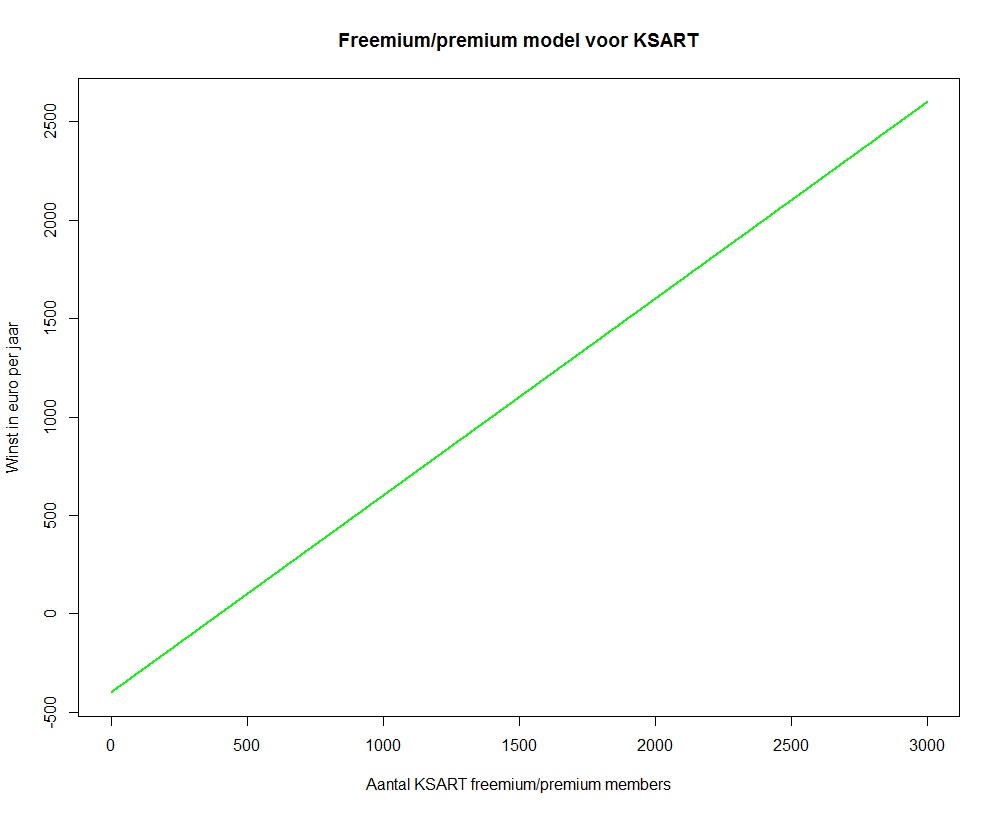

Source code (R):
#Freemium patroon formule uit Business model generatie bladzijde 103

#Aantal gebruikers in gebruikersbestand
gebruikers = 1:3000
#Percentage van premium gebruikers in gebruikersbestand
premium_gebruikers = 0.2
#Percentage van freemium gebruikers in gebruikersbestand
freemium_gebruikers = 0.8
#Toetreden tot het gebruikersbestand ratio
groei_ratio = 1.01
#Uitstappen uit het gebruikersbestand ratio
churn_ratio = 0.99

#Financiele aspect dienst, unit uitgedrukt in "bedrag in euro per jaar"
prijs_premium = 30
kosten_freemium = 5
kosten_premium = 5
vaste_kosten = 100
aquisitie_kosten = 300

#Inkomsten van de dienst
inkomsten = (gebruikers * premium_gebruikers * prijs_premium) * groei_ratio * churn_ratio

#Kosten van de dienst
kosten = (gebruikers * freemium_gebruikers * kosten_freemium) + (gebruikers * premium_gebruikers * kosten_premium)

#Operationele winst aan de dienst
winst = inkomsten - kosten - vaste_kosten - aquisitie_kosten

#Plot de winst per gebruikers aantal
plot(winst,
     main="Freemium/premium model voor KSART",
     xlab="Aantal KSART freemium/premium members",
     ylab="Winst in euro per jaar",
     type="l",
     lwd=2,
     col="green")
